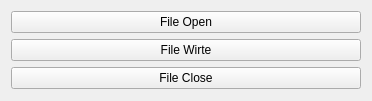
<?xml version="1.0" encoding="UTF-8"?>
<ui version="4.0">
 <class>Widget</class>
 <widget class="QWidget" name="Widget">
  <property name="geometry">
   <rect>
    <x>0</x>
    <y>0</y>
    <width>372</width>
    <height>101</height>
   </rect>
  </property>
  <property name="windowTitle">
   <string>Widget</string>
  </property>
  <layout class="QVBoxLayout" name="verticalLayout">
   <item>
    <layout class="QVBoxLayout" name="verticalLayout_2">
     <item>
      <widget class="QPushButton" name="pbtOpen">
       <property name="text">
        <string>File Open</string>
       </property>
      </widget>
     </item>
     <item>
      <widget class="QPushButton" name="pbtWrite">
       <property name="text">
        <string>File Wirte</string>
       </property>
      </widget>
     </item>
     <item>
      <widget class="QPushButton" name="pbtClose">
       <property name="text">
        <string>File Close</string>
       </property>
      </widget>
     </item>
    </layout>
   </item>
  </layout>
 </widget>
 <layoutdefault spacing="6" margin="11"/>
 <resources/>
 <connections/>
</ui>
